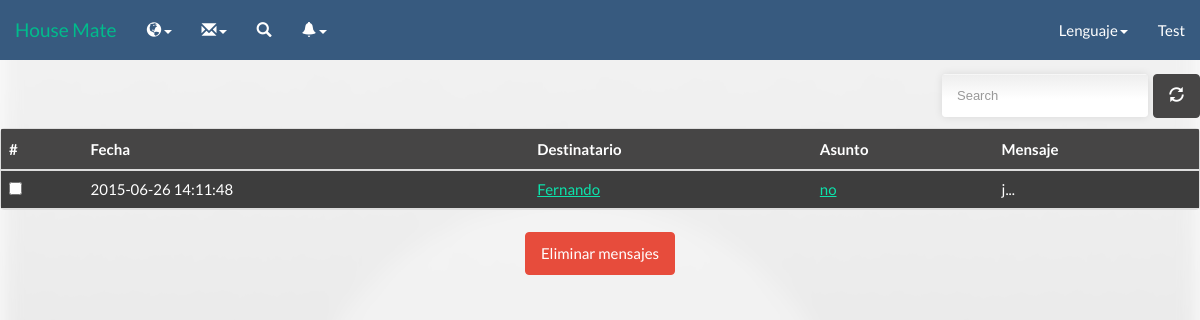
The app's page /HouseMate2_2/enviados.php (signed in), older data.
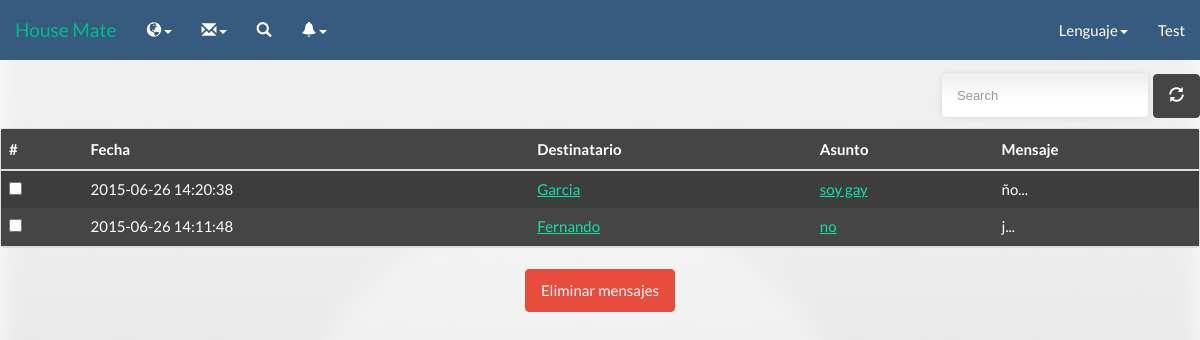
The same page, newer data.
### tables this page shows
CREATE TABLE IF NOT EXISTS `tbusuario` (
  `idUsuario` varchar(5) NOT NULL DEFAULT '',
  `nombre` varchar(20) DEFAULT NULL,
  `apellido` varchar(20) DEFAULT NULL,
  `fechanac` date NOT NULL,
  `correo` varchar(30) DEFAULT NULL,
  `usuario` varchar(20) DEFAULT NULL,
  `contra` varchar(20) DEFAULT NULL,
  `tipo` int(1) DEFAULT NULL,
  `image` blob
);

CREATE TABLE IF NOT EXISTS `mensaje` (
`idmensaje` int(5) NOT NULL,
  `remitente` varchar(5) NOT NULL,
  `destinatario` varchar(5) NOT NULL,
  `asunto` varchar(25) NOT NULL,
  `mensaje` varchar(260) NOT NULL,
  `fecha` datetime NOT NULL,
  `estado` char(1) NOT NULL,
  `estado2` char(1) NOT NULL
);

### HouseMate2_2/Call/Lenguaje/Idiomas/langes.php (called while the page is built, shortened)
<?php
$lang = array();
$lang['Request'] = "Solicitar";
$lang['UpgradeM'] = "Mejorar";
$lang['accept'] = "Aceptar";
$lang['No'] = "Rechazado";
$lang['mensaje'] = "Mensaje";
$lang['YTE'] = "Ya tiene una empresa";
$lang['Need'] = "No tengo cuenta";
$lang['Page_title'] = 'House Mate';
$lang['Cuenta'] = 'Registrarse';
$lang['Acerca'] = 'Acerca de';
$lang['Config'] = 'Configuración';
$lang['Informacion'] = 'Información';
$lang['Solicitud'] = "Solicitud";
$lang['Status'] = "Estado";
$lang['aprovado'] = "Aprovado";
$lang['naprovado'] = "No aprovado";
$lang['compose'] = "Enviar";
$lang['nocuentaop'] = "Para poder acceder a estas funciones debes mejorar tu cuenta";
$lang['Aqui'] = "Aqui!!";
$lang['new-empresa'] = " esta interesado en ti";
$lang['res-empresa'] = "Solicitudes de empresas";
$lang['no-empresa'] = "No se encontro ni una solicitud";
$lang['Mision'] = 'Misi&oacute;n';
$lang['Mision1'] = 'Ofrecer a nuestros visitantes y usuarios afiliados un medio de interacción entre vendedores y compradores facilitando la venta y/o renta de inmuebles brindando calidad en los inmuebles, veracidad de información  y seguridad en las transacciones.';
$lang['Vision'] = 'Visi&oacute;n';
$lang['Vision1'] = 'Trascender en el mercado salvadoreño cambiando la forma en que realizamos las transacciones en línea, mediante una plataforma dedicada exclusivamente en la venta y/o renta de inmuebles de cualquier tipo  y a su promoción entre los usuarios de la plataforma y con los visitantes de esta.';
$lang['QueEs'] = '¿Qué es House Mate?';
$lang['QueEs1'] = 'House Mate es una plataforma web que permite la difusión y promoción de inmuebles para su venta y renta entre los usuarios que interactúan dentro de la aplicación web. Para ello los visitantes tienen la opción de registrarse gratuitamente a la plataforma para gozar de nuestros servicios.';
$lang['edit'] = "Editar";
$lang['Institucion'] = 'Más sobre la institución';
$lang['Contactenos'] = 'Cont&aacute;ctenos';
$lang['Novedades'] = 'Novedades';
$lang['Iniciar-Sesion'] = 'Iniciar Sesi&oacute;n';
$lang['Correo'] = 'Correo';
$lang['Contra'] = 'Contrase&ntilde;a';
$lang['Crear-Cuenta'] = 'Crear Cuenta';
$lang['Nombre'] = 'Nombre';
$lang['Apellido'] = 'Apellido';
$lang['Fecha-Nac'] = 'Fecha de Nacimiento';
$lang['Confirmar'] = 'Confirmar contraseña';
$lang['Inicio'] = 'Inicio';
$lang['Perfil'] = 'Perfil';
$lang['Mantenimiento'] = 'Mantenimientos';
$lang['Clientes'] = 'Clientes';
$lang['Inmuebles'] = 'Inmuebles';
$lang['Empresa'] = "Empresa";
$lang['EmpresaN'] = "Nueva empresa";
$lang['EmpresaS'] = "Solicitudes de la empresa";
$lang['Social'] = "Social";
$lang['Idioma'] = 'Lenguaje';
$lang['Cerrar-Sesion'] = 'Cerrar Sesi&oacute;n';
$lang['contra'] = "Contraseña";
$lang['Mostrar'] = "Mostrar";
$lang['Crear-Usuario'] = 'Crear usuario';
$lang['Ver-Usuario'] = 'Ver usuarios';
$lang['Modificar-Usuario'] = 'Modificar usuario';
$lang['Eliminar-Usuario'] = 'Eliminar usuario';
$lang['Codigo'] = 'Código';
$lang['Modificar'] = 'Modificar';
?>

### HouseMate2_2/enviados.php (the view, shortened to what this page needs)
<!DOCTYPE HTML>
<html>
<head>
    <link href='css/bootstrap.min.css' rel='stylesheet'/>
	<link href='css/appeal.css' rel='stylesheet'/>
    <link href='css/bootstrap.min.css' rel='stylesheet'/>
	<link href='css/intro.css' rel='stylesheet'/>
	<link href="css/bootstrap-table.css" rel="stylesheet">
</head>
<body>
<?php
	switch($_SESSION['tip'])
	{
		case 4:
		include("Header/barranav6.php");
		break;
	}
?>
<?php
$usuario = $_SESSION['id'];
$consulta = "SELECT * FROM mensaje WHERE remitente = '$usuario' AND estado2 = '1' OR estado2 = '2' ORDER BY fecha DESC";
$cs = mysql_query($consulta);
?>
<form action="enviados.php" method="POST">
<table data-toggle='table'  id='here' class='table table-striped table-hover negro'  data-search='true' data-show-refresh='true' data-query-params='queryParams'>
          <thead>
            <tr>
                <th>#</th>
                <th><?php echo $lang['fecha'];?></th>
                <th><?php echo $lang['destin'];?></th>
                <th><?php echo $lang['asunto'];?></th>
                <th><?php echo $lang['msj'];?></th>
            </tr>
          </thead>
            <tbody>
            <?php
                while($row = mysql_fetch_array($cs)){
                    $desc = mysql_query("SELECT usuario FROM tbusuario WHERE idUsuario ='".$row['destinatario']."'");
                    while($row2 = mysql_fetch_array($desc)){
                    echo "<tr>
                        <td><input name= 'check[]' value='".$row['idmensaje']."' type='checkbox''></td>
                        <td>".$row['fecha']."</td>
                        <td><a href='perfil.php?usuario=".$row2['usuario']."'>".$row2['usuario']."</a></td>
                        <td><a href='msj_enviado.php?idmensaje=".$row['idmensaje']."'>".$row['asunto']."</a></td>
                        <td>".substr($row['mensaje'],0,50)."...</td>
                    </tr>";
                    }
                }
            ?>
            </tbody>
        </table>
		<br>
    <center><button name="eliminar" type="submit" class="btn btn-danger boxleft" value="2"><?php echo $lang['msj-elim'];?></button></center>
</form>
</body>
</html>

Row changes from the older to the newer data that the page shows:
now on this page (row edited): mensaje: fecha "2015-06-26 14:20:38", asunto "soy gay", mensaje "ño"
now on this page (row unchanged): tbusuario: usuario "Garcia"
